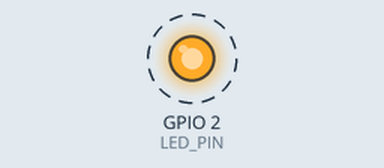
This sketch was run on a simulated ESP8266 (NodeMCU). Shown: output pins drawn as LEDs (lit = HIGH). Dashed ring = blinking. What the sketch prints to the serial monitor is not drawn.

Above: at 0.5 s.
Timing chart, 0 to 4.6 s (numbered marks = the images above):
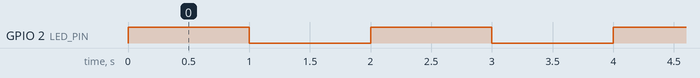

The sketch:

01_blink_led.ino
```cpp
/*
  01 — Blink LED
  --------------
  The "Hello World" of hardware.
  Toggles the onboard LED (GPIO 2) on and off every second.

  Works on: ESP32 DevKit, NodeMCU ESP32-S
  Watch    : The blue/red onboard LED blinks. No Serial output needed.

  Try changing DELAY_MS to see faster/slower blink.
  Try changing LED_PIN to any free GPIO and wire an external LED + 220Ω resistor.
*/

#define LED_PIN   2       // Onboard LED on most ESP32 boards
#define DELAY_MS  1000    // Blink interval in milliseconds

void setup() {
  pinMode(LED_PIN, OUTPUT);
  Serial.begin(115200);
  Serial.println("01 — Blink LED started");
}

void loop() {
  digitalWrite(LED_PIN, HIGH);
  Serial.println("LED ON");
  delay(DELAY_MS);

  digitalWrite(LED_PIN, LOW);
  Serial.println("LED OFF");
  delay(DELAY_MS);
}
```

Measured:
- by itself, GPIO 2 (LED_PIN): alternates HIGH for 1.0 s and LOW for 1.0 s
